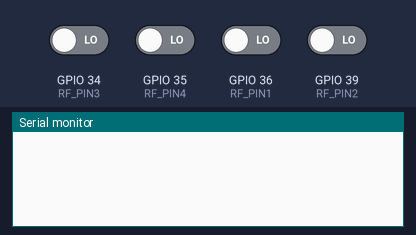
Bench run of a sketch on a simulated ESP32. On the bench: the last lines printed to the serial monitor. Inputs (shaded band) come from the test bench; at power-on: GPIO 34 (RF_PIN3), GPIO 35 (RF_PIN4), GPIO 36 (RF_PIN1), GPIO 39 (RF_PIN2) LOW.

Above: at 1.8 s.
1.9 s: GPIO 34 (RF_PIN3) driven HIGH
At 2.9 s:
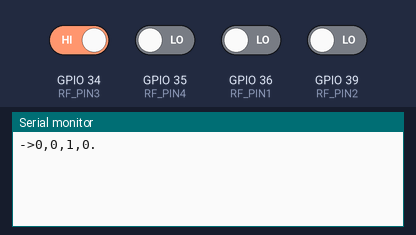
3.5 s: GPIO 35 (RF_PIN4) driven HIGH
At 4.1 s:
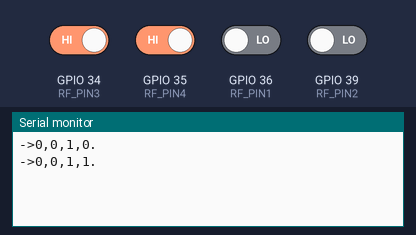
5.0 s: GPIO 39 (RF_PIN2) driven HIGH
At 5.4 s:
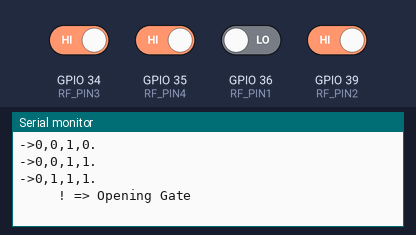
7.0 s: GPIO 36 (RF_PIN1) driven HIGH
At 8.0 s:
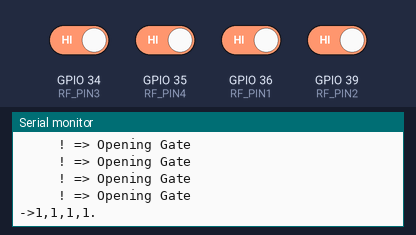
8.5 s: GPIO 34 (RF_PIN3) driven LOW
At 9.1 s:
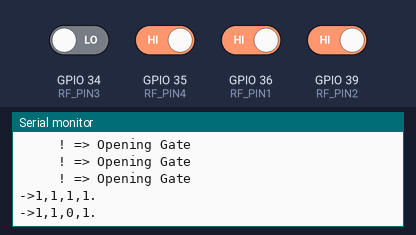
10.0 s: GPIO 35 (RF_PIN4) driven LOW
At 11.4 s:
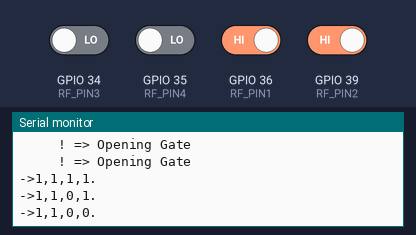

Measured:
- after the input at 1.9 s, the serial monitor: prints a new line after 0.10 s (image 1)
- after the input at 3.5 s, the serial monitor: prints a new line at once (image 2)
- after the input at 5.0 s, the serial monitor: prints a new line at once (image 3)
- after the input at 7.0 s, the serial monitor: prints a new line at once (image 4)
- after the input at 8.5 s, the serial monitor: prints a new line at once (image 5)
- after the input at 10.0 s, the serial monitor: prints a new line at once (image 6)

The sketch:

with_rf.ino
```cpp
#define RF_PIN1 36
#define RF_PIN2 39
#define RF_PIN3 34
#define RF_PIN4 35
int globPin1Value = 0;
int globPin2Value = 0;
int globPin3Value = 0;
int globPin4Value = 0;

String targetStr = "0111";

void setup() {
  Serial.begin(115200);
  pinMode(RF_PIN1, INPUT);
  pinMode(RF_PIN2, INPUT);
  pinMode(RF_PIN3, INPUT);
  pinMode(RF_PIN4, INPUT);
}

void loop() {
  int Pin1ValueTemp = digitalRead(RF_PIN1);
  int Pin2ValueTemp = digitalRead(RF_PIN2);
  int Pin3ValueTemp = digitalRead(RF_PIN3);
  int Pin4ValueTemp = digitalRead(RF_PIN4);
  if (Pin1ValueTemp != globPin1Value || Pin2ValueTemp != globPin2Value ||
      Pin3ValueTemp != globPin3Value || Pin4ValueTemp != globPin4Value) {
    globPin1Value = Pin1ValueTemp;
    globPin2Value = Pin2ValueTemp;
    globPin3Value = Pin3ValueTemp;
    globPin4Value = Pin4ValueTemp;
    Serial.println("->" + String(globPin1Value) + "," + String(globPin2Value) +
                   "," + String(globPin3Value) + "," + String(globPin4Value) +
                   ".");
  }
  if (String(globPin1Value) + String(globPin2Value) + String(globPin3Value) +
          String(globPin4Value) ==
      targetStr) {
    Serial.println("\n\t\t ! => Opening Gate");
  }
  delay(500);
}
```

timer_logic.c
```cpp
// Online C compiler to run C program online
#include <stdio.h>

#define LIMIT 99
#define DOOR_DELAY 3

int main() {
  int millis, pin_second;
  while (1) {
    printf("-------------------------------------------------\n");
    printf("number: ");
    scanf("%d", &millis);
    if (((millis % 100) + DOOR_DELAY) > LIMIT) {
      pin_second = (DOOR_DELAY - 1) - (LIMIT - (millis % 100));
    } else {
      pin_second = (millis % 100) + DOOR_DELAY;
    }
    printf("pin set to : %d\n", pin_second);
    printf("-------------------------------------------------\n");
    while (1) {
      int millies_2 = 0;
      printf("input to test : ");
      scanf("%d", &millies_2);
      if ((millies_2 >= pin_second) &&
          ((millies_2 + (DOOR_DELAY + 2)) < LIMIT)) {
        printf("correct\n");
        break;
      } else {
        printf("wrong\n");
      }
    }
  }
  return 0;
}
```
